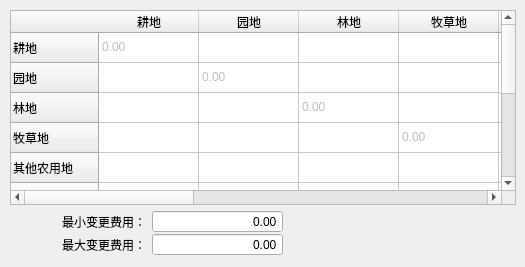
   <widget class="QWidget" name="tab_2">
    <attribute name="title">
     <string>变更费用</string>
    </attribute>
    <widget class="QTableWidget" name="tableWidget">
     <property name="geometry">
      <rect>
       <x>10</x>
       <y>10</y>
       <width>506</width>
       <height>195</height>
      </rect>
     </property>
     <property name="textElideMode">
      <enum>Qt::ElideRight</enum>
     </property>
     <property name="gridStyle">
      <enum>Qt::SolidLine</enum>
     </property>
     <row>
      <property name="text">
       <string>耕地</string>
      </property>
     </row>
     <row>
      <property name="text">
       <string>园地</string>
      </property>
     </row>
     <row>
      <property name="text">
       <string>林地</string>
      </property>
     </row>
     <row>
      <property name="text">
       <string>牧草地</string>
      </property>
     </row>
     <row>
      <property name="text">
       <string>其他农用地</string>
      </property>
     </row>
     <row>
      <property name="text">
       <string>城乡建设用地</string>
      </property>
     </row>
     <row>
      <property name="text">
       <string>交通水利用地</string>
      </property>
     </row>
     <row>
      <property name="text">
       <string>其他建设用地</string>
      </property>
     </row>
     <row>
      <property name="text">
       <string>水域</string>
      </property>
     </row>
     <row>
      <property name="text">
       <string>滩涂沼泽</string>
      </property>
     </row>
     <row>
      <property name="text">
       <string>其他未利用土地</string>
      </property>
     </row>
     <column>
      <property name="text">
       <string>耕地</string>
      </property>
      <property name="textAlignment">
       <set>AlignHCenter|AlignVCenter|AlignCenter</set>
      </property>
     </column>
     <column>
      <property name="text">
       <string>园地</string>
      </property>
      <property name="textAlignment">
       <set>AlignHCenter|AlignVCenter|AlignCenter</set>
      </property>
     </column>
     <column>
      <property name="text">
       <string>林地</string>
      </property>
      <property name="textAlignment">
       <set>AlignHCenter|AlignVCenter|AlignCenter</set>
      </property>
     </column>
     <column>
      <property name="text">
       <string>牧草地</string>
      </property>
      <property name="textAlignment">
       <set>AlignHCenter|AlignVCenter|AlignCenter</set>
      </property>
     </column>
     <column>
      <property name="text">
       <string>其他农用地</string>
      </property>
      <property name="textAlignment">
       <set>AlignHCenter|AlignVCenter|AlignCenter</set>
      </property>
     </column>
     <column>
      <property name="text">
       <string>城乡建设用地</string>
      </property>
      <property name="textAlignment">
       <set>AlignHCenter|AlignVCenter|AlignCenter</set>
      </property>
     </column>
     <column>
      <property name="text">
       <string>交通水利用地</string>
      </property>
      <property name="textAlignment">
       <set>AlignHCenter|AlignVCenter|AlignCenter</set>
      </property>
     </column>
     <column>
      <property name="text">
       <string>其他建设用地</string>
      </property>
      <property name="textAlignment">
       <set>AlignHCenter|AlignVCenter|AlignCenter</set>
      </property>
     </column>
     <column>
      <property name="text">
       <string>水域</string>
      </property>
      <property name="textAlignment">
       <set>AlignHCenter|AlignVCenter|AlignCenter</set>
      </property>
     </column>
     <column>
      <property name="text">
       <string>滩涂沼泽</string>
      </property>
      <property name="textAlignment">
       <set>AlignHCenter|AlignVCenter|AlignCenter</set>
      </property>
     </column>
     <column>
      <property name="text">
       <string>其他未利用土地</string>
      </property>
      <property name="textAlignment">
       <set>AlignHCenter|AlignVCenter|AlignCenter</set>
      </property>
     </column>
     <item row="0" column="0">
      <property name="text">
       <string>0.00</string>
      </property>
      <property name="textAlignment">
       <set>AlignLeft|AlignVCenter</set>
      </property>
      <property name="flags">
       <set>ItemIsSelectable|ItemIsDragEnabled|ItemIsUserCheckable</set>
      </property>
     </item>
     <item row="1" column="1">
      <property name="text">
       <string>0.00</string>
      </property>
      <property name="textAlignment">
       <set>AlignLeft|AlignVCenter</set>
      </property>
      <property name="flags">
       <set>ItemIsSelectable|ItemIsDragEnabled|ItemIsUserCheckable</set>
      </property>
     </item>
     <item row="2" column="2">
      <property name="text">
       <string>0.00</string>
      </property>
      <property name="textAlignment">
       <set>AlignLeft|AlignVCenter</set>
      </property>
      <property name="flags">
       <set>ItemIsSelectable|ItemIsDragEnabled|ItemIsUserCheckable</set>
      </property>
     </item>
     <item row="3" column="3">
      <property name="text">
       <string>0.00</string>
      </property>
      <property name="flags">
       <set>ItemIsSelectable|ItemIsDragEnabled|ItemIsUserCheckable</set>
      </property>
     </item>
     <item row="4" column="4">
      <property name="text">
       <string>0.00</string>
      </property>
      <property name="flags">
       <set>ItemIsSelectable|ItemIsDragEnabled|ItemIsUserCheckable</set>
      </property>
     </item>
     <item row="5" column="5">
      <property name="text">
       <string>0.00</string>
      </property>
      <property name="flags">
       <set>ItemIsSelectable|ItemIsDragEnabled|ItemIsUserCheckable</set>
      </property>
     </item>
     <item row="6" column="6">
      <property name="text">
       <string>0.00</string>
      </property>
      <property name="flags">
       <set>ItemIsSelectable|ItemIsDragEnabled|ItemIsUserCheckable</set>
      </property>
     </item>
     <item row="7" column="7">
      <property name="text">
       <string>0.00</string>
      </property>
      <property name="flags">
       <set>ItemIsSelectable|ItemIsDragEnabled|ItemIsUserCheckable</set>
      </property>
     </item>
     <item row="8" column="8">
      <property name="text">
       <string>0.00</string>
      </property>
      <property name="flags">
       <set>ItemIsSelectable|ItemIsDragEnabled|ItemIsUserCheckable</set>
      </property>
     </item>
     <item row="9" column="9">
      <property name="text">
       <string>0.00</string>
      </property>
      <property name="flags">
       <set>ItemIsSelectable|ItemIsDragEnabled|ItemIsUserCheckable</set>
      </property>
     </item>
     <item row="10" column="10">
      <property name="text">
       <string>0.00</string>
      </property>
      <property name="flags">
       <set>ItemIsSelectable|ItemIsDragEnabled|ItemIsUserCheckable</set>
      </property>
     </item>
    </widget>
    <widget class="QWidget" name="layoutWidget_12">
     <property name="geometry">
      <rect>
       <x>10</x>
       <y>210</y>
       <width>273</width>
       <height>48</height>
      </rect>
     </property>
     <layout class="QGridLayout" name="gridLayout_4">
      <property name="horizontalSpacing">
       <number>6</number>
      </property>
      <property name="verticalSpacing">
       <number>0</number>
      </property>
      <item row="0" column="0" rowspan="2">
       <widget class="QPushButton" name="pushButton_5">
        <property name="enabled">
         <bool>false</bool>
        </property>
        <property name="text">
         <string/>
        </property>
        <property name="icon">
         <iconset>
          <normaloff>Resources/info.ico</normaloff>
          <disabledoff>Resources/info.ico</disabledoff>
          <disabledon>Resources/info.ico</disabledon>Resources/info.ico</iconset>
        </property>
        <property name="iconSize">
         <size>
          <width>32</width>
          <height>32</height>
         </size>
        </property>
        <property name="flat">
         <bool>true</bool>
        </property>
       </widget>
      </item>
      <item row="0" column="1">
       <widget class="QLabel" name="label_15">
        <property name="text">
         <string>最小变更费用：</string>
        </property>
       </widget>
      </item>
      <item row="0" column="2">
       <widget class="QDoubleSpinBox" name="TxtMinCost">
        <property name="minimumSize">
         <size>
          <width>131</width>
          <height>0</height>
         </size>
        </property>
        <property name="alignment">
         <set>Qt::AlignRight|Qt::AlignTrailing|Qt::AlignVCenter</set>
        </property>
        <property name="readOnly">
         <bool>true</bool>
        </property>
        <property name="buttonSymbols">
         <enum>QAbstractSpinBox::NoButtons</enum>
        </property>
       </widget>
      </item>
      <item row="1" column="1">
       <widget class="QLabel" name="label_16">
        <property name="text">
         <string>最大变更费用：</string>
        </property>
       </widget>
      </item>
      <item row="1" column="2">
       <widget class="QDoubleSpinBox" name="TxtMaxCost">
        <property name="minimumSize">
         <size>
          <width>131</width>
          <height>0</height>
         </size>
        </property>
        <property name="alignment">
         <set>Qt::AlignRight|Qt::AlignTrailing|Qt::AlignVCenter</set>
        </property>
        <property name="readOnly">
         <bool>true</bool>
        </property>
        <property name="buttonSymbols">
         <enum>QAbstractSpinBox::NoButtons</enum>
        </property>
       </widget>
      </item>
     </layout>
    </widget>
   </widget>
